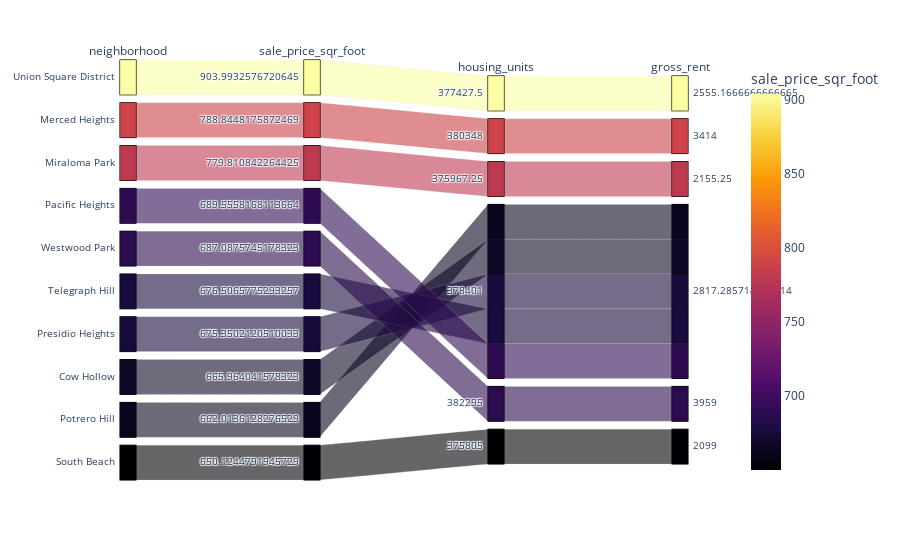

Here is the notebook cell this chart was saved with:
### Code cell
parallel_categories()

### Figure 1 — Plotly figure (JSON) as saved in the notebook; plotly's stock layout.template omitted (floating-point values rounded to 4 significant figures)
{"data": [{"dimensions": [{"label": "neighborhood", "values": ["Union Square District", "Merced Heights", "Miraloma Park", "Pacific Heights", "Westwood Park", "Telegraph Hill", "Presidio Heights", "Cow Hollow", "Potrero Hill", "South Beach"]}, {"label": "sale_price_sqr_foot", "values": [904.0, 788.8, 779.8, 689.6, 687.1, 676.5, 675.4, 666.0, 662.0, 650.1]}, {"label": "housing_units", "values": [377400.0, 380348, 376000.0, 378401, 382295, 378401, 378401, 378401, 378401, 375805]}, {"label": "gross_rent", "values": [2555.0, 3414, 2155.0, 2817.0, 3959, 2817.0, 2817.0, 2817.0, 2817.0, 2099]}], "domain": {"x": [0, 1], "y": [0, 1]}, "line": {"color": [904.0, 788.8, 779.8, 689.6, 687.1, 676.5, 675.4, 666.0, 662.0, 650.1], "coloraxis": "coloraxis"}, "name": "", "type": "parcats"}], "layout": {"autosize": true, "coloraxis": {"colorbar": {"title": {"text": "sale_price_sqr_foot"}}, "colorscale": [[0, "#000004"], [0.1111, "#1b0c41"], [0.2222, "#4a0c6b"], [0.3333, "#781c6d"], [0.4444, "#a52c60"], [0.5556, "#cf4446"], [0.6667, "#ed6925"], [0.7778, "#fb9b06"], [0.8889, "#f7d13d"], [1, "#fcffa4"]]}, "legend": {"tracegroupgap": 0}, "margin": {"t": 60}}}
